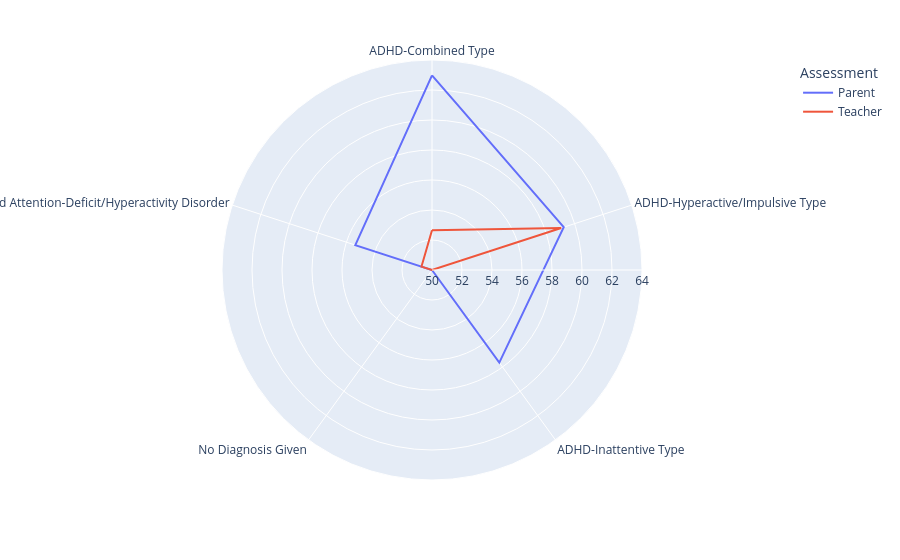

The notebook cell this image was saved under:
### Code cell
tmp = df[(df['T_name']=='Total_T') & (df['Sex']=='male')]

tmp = tmp.groupby(['DX_01', 'Assessment']).mean().reset_index()

fig = px.line_polar(tmp, r="T_scores", theta="DX_01", color="Assessment", line_close=True, range_r=[50,64])
fig.show()

### Figure 1 — Plotly figure (JSON) as saved in the notebook; plotly's stock layout.template omitted (floating-point values rounded to 4 significant figures)
{"data": [{"hovertemplate": "Assessment=Parent<br>T_scores=%{r}<br>DX_01=%{theta}<extra></extra>", "legendgroup": "Parent", "line": {"color": "#636efa", "dash": "solid"}, "marker": {"symbol": "circle"}, "mode": "lines", "name": "Parent", "r": [62.97, 59.23, 57.63, 47.53, 55.38, 62.97], "showlegend": true, "subplot": "polar", "theta": ["ADHD-Combined Type", "ADHD-Hyperactive/Impulsive Type", "ADHD-Inattentive Type", "No Diagnosis Given", "Other Specified Attention-Deficit/Hyperactivity Disorder", "ADHD-Combined Type"], "type": "scatterpolar"}, {"hovertemplate": "Assessment=Teacher<br>T_scores=%{r}<br>DX_01=%{theta}<extra></extra>", "legendgroup": "Teacher", "line": {"color": "#EF553B", "dash": "solid"}, "marker": {"symbol": "circle"}, "mode": "lines", "name": "Teacher", "r": [52.66, 59.06, 48.39, 44.74, 50.74, 52.66], "showlegend": true, "subplot": "polar", "theta": ["ADHD-Combined Type", "ADHD-Hyperactive/Impulsive Type", "ADHD-Inattentive Type", "No Diagnosis Given", "Other Specified Attention-Deficit/Hyperactivity Disorder", "ADHD-Combined Type"], "type": "scatterpolar"}], "layout": {"legend": {"title": {"text": "Assessment"}, "tracegroupgap": 0}, "margin": {"t": 60}, "polar": {"angularaxis": {"direction": "clockwise", "rotation": 90}, "domain": {"x": [0, 1], "y": [0, 1]}, "radialaxis": {"range": [50, 64]}}}}
